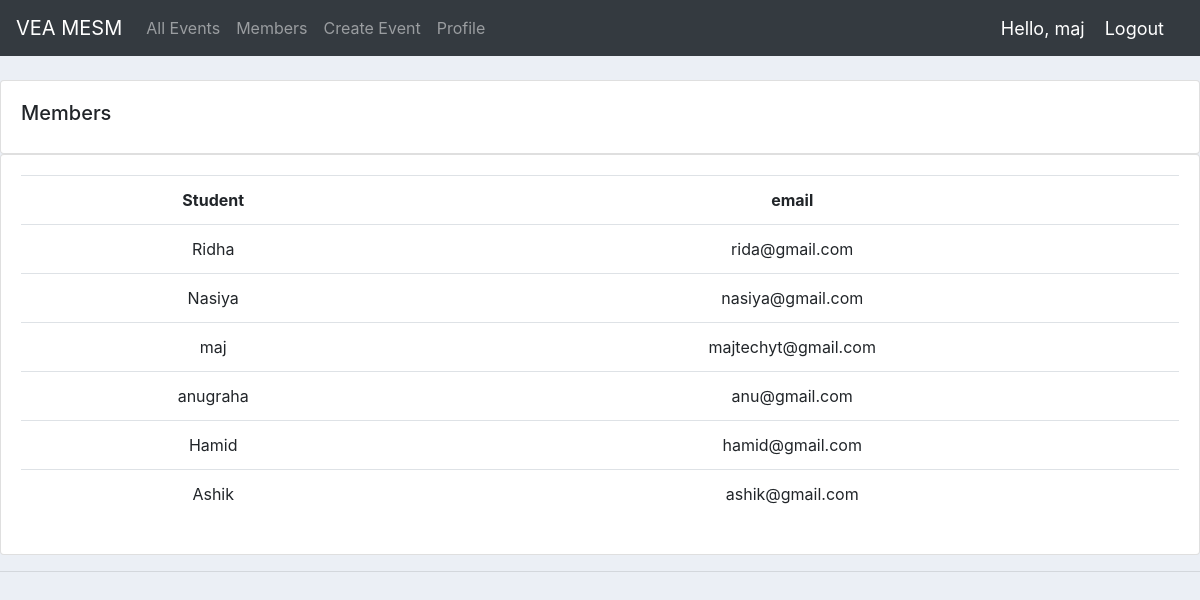
Page /participantss/ (signed in) on the committed database.
### accounts/models.py (models this page shows, shortened)
class Participant(models.Model):
    user = models.OneToOneField(User, null=True, on_delete=models.CASCADE)
    name = models.CharField(max_length=200, null=True)
    phone = models.CharField(max_length=200, null=True)
    email = models.CharField(max_length=200, null=True)
    date_created = models.DateTimeField(auto_now_add=True, null=True)

### accounts/views.py (the view)
# urls.py: path('participantss/', views.participantss, name='participantss'),
@login_required(login_url='login')
def participantss(request):
    participantss = Participant.objects.all().order_by('-id')
    return render(request, 'accounts/profile3.html', {'participantss': participantss})

### accounts/templates/accounts/profile3.html (shortened to what this page needs)
{% extends 'accounts/main.html' %}
{% block content %}
    		<br>
		<div class="row">
			<div class="col-md">
				<div class="card card-body">
					<h5>Members</h5>
				</div>
				<div class="card card-body">
					<table class="table">
						<tr align="center">
					<th>Student</th>
					<th>email</th>
						</tr>
				{% for participant in participantss %}
				<tr align="center">
					<td>{{participant.name}}</td>
					<td>{{participant.email}}</td>
				</tr>
				{% endfor %}
					</table>
				</div>
			</div>
		</div>
{% endblock %}

### accounts/templates/accounts/navbar.html (shortened to what this page needs)
{% load static %}
<nav class="navbar navbar-expand-lg navbar-dark bg-dark">
  <a class="navbar-brand" href="{% url 'home' %}">VEA MESM</a>
  <div class="collapse navbar-collapse" id="navbarNav">
    <ul class="navbar-nav">
      {% if request.user.is_staff %}
      <li class="nav-item active">
        <a class="nav-link" href="{% url 'home' %}">Dashboard</a>
      </li>
      <li class="nav-item">
        <a class="nav-link" href="{% url 'participants' %}">Users</a>
      </li>
      <li class="nav-item">
        <a class="nav-link" href="{% url 'events' %}">All Events</a>
      </li>
      <li class="nav-item">
        <a class="nav-link" href="{% url 'event_member' %}">Registrations</a>
      </li>
      {% else %}
      <li class="nav-item">
        <a class="nav-link" href="{% url 'eventss' %}">All Events</a>
      </li>
      <li class="nav-item">
        <a class="nav-link" href="{% url 'participantss' %}">Members</a>
      </li>
      <li class="nav-item">
        <a class="nav-link" href="{% url 'index' %}">Create Event</a>
      </li>
       <li class="nav-item">
        <a class="nav-link" href="{% url 'account' %}">Profile</a>
      </li>
      {% endif %}
    </ul>
  </div>
  <span class="hello-msg">Hello, {{request.user}}</span>
  <span ><a  class="hello-msg" href="{% url 'logout' %}">Logout</a></span>
</nav>

### static/css/main.css (style rules this page uses)
body { background-color: #ebeff5; }

### accounts/templates/accounts/navbar.html (style rules this page uses)
.hello-msg { font-size: 18px; color: #fff; margin-right: 20px; }

### rows in the picture
Participant: name "Ridha", email "rida@gmail.com"
Participant: name "Nasiya", email "nasiya@gmail.com"
Participant: name "maj", email "majtechyt@gmail.com"
Participant: name "anugraha", email "anu@gmail.com"
Participant: name "Hamid", email "hamid@gmail.com"
Participant: name "Ashik", email "ashik@gmail.com"

### other values in the picture
{{ request.user }} "maj"
